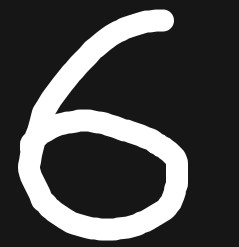
#> input picture data/custom_digits/meu_numero.jpeg, 239 x 247 px
$ python -i visao_computacional.py   (imports and definitions only)
#> lines starting #> are read from the running program, lines starting #| are printed output that depends on the picture; after the words box and inside, x2 and y2 are one past the last pixel; in counts of white or black regions, pixels touching at a corner belong together
"""
Pipeline canônico de pré-processamento de imagens para o padrão MNIST.

Reproduz fielmente a normalização adotada pelo dataset MNIST original
(LeCun et al., 1998): binarização → BBox crop → resize proporcional 20×20
→ centralização por centro de massa em canvas 28×28 → normalização [0, 1].

Módulo organizado em funções utilitárias isoladas e testáveis, encadeadas
pela função orquestradora `preprocessar_imagem_mnist`, com a função de
conveniência `processar_imagem_usuario` como ponto de entrada público
(compatível com o servidor MCP e o frontend Streamlit).

Dependências:
    opencv-python (cv2), numpy

Exemplo de uso:
    >>> import cv2
    >>> img = cv2.imread("digito.png")
    >>> from src.visao_computacional import processar_imagem_usuario
    >>> vetor = processar_imagem_usuario(img)  # np.ndarray (1, 784) float32
"""

from __future__ import annotations

import logging
from pathlib import Path
from typing import NamedTuple

import cv2
import numpy as np
from numpy.typing import NDArray

logger = logging.getLogger(__name__)

# ──────────────────────────────────────────────────────────────
# Tipos auxiliares
# ──────────────────────────────────────────────────────────────

# Imagem em escala de cinza: shape (H, W), dtype uint8
GrayImage = NDArray[np.uint8]

# Imagem colorida BGR: shape (H, W, 3), dtype uint8
ColorImage = NDArray[np.uint8]

# Entrada aceita por processar_imagem_usuario / preprocessar_imagem_mnist
EntradaImagem = str | Path | NDArray[np.uint8]


class BoundingBox(NamedTuple):
    """
    Caixa delimitadora (Bounding Box) de uma região de interesse.

    Attributes:
        min_row: Linha superior do recorte (inclusiva).
        max_row: Linha inferior do recorte (exclusiva).
        min_col: Coluna esquerda do recorte (inclusiva).
        max_col: Coluna direita do recorte (exclusiva).
        vazia:   True quando nenhum pixel de conteúdo foi detectado.
    """

    min_row: int
    max_row: int
    min_col: int
    max_col: int
    vazia: bool = False

    @property
    def altura(self) -> int:
        """Altura em pixels da bounding box."""
        return self.max_row - self.min_row

    @property
    def largura(self) -> int:
        """Largura em pixels da bounding box."""
        return self.max_col - self.min_col


# ──────────────────────────────────────────────────────────────
# Etapa 0 — Carregamento e conversão para escala de cinza
# ──────────────────────────────────────────────────────────────


def _carregar_imagem(entrada: EntradaImagem) -> GrayImage:
    """
    Carrega e converte a entrada para uma imagem em escala de cinza uint8.

    Aceita caminho de arquivo (str/Path), ndarray BGR (H, W, 3) ou ndarray
    já em cinza (H, W).

    Args:
        entrada: Caminho do arquivo de imagem, ndarray colorido (BGR) ou
                 ndarray em escala de cinza, todos com dtype uint8.

    Returns:
        Imagem em escala de cinza com shape (H, W) e dtype uint8.

    Raises:
        FileNotFoundError: Se ``entrada`` for um caminho e o arquivo não existir.
        ValueError: Se ``entrada`` for um ndarray com shape incompatível (ex:
                    mais de 3 canais ou array 1-D).
        TypeError: Se ``entrada`` não for str, Path nem ndarray.
    """
    if isinstance(entrada, (str, Path)):
        caminho = Path(entrada)
        if not caminho.is_file():
            raise FileNotFoundError(f"Arquivo de imagem não encontrado: {caminho}")
        img_bgr = cv2.imread(str(caminho))
        if img_bgr is None:
            raise ValueError(f"OpenCV não conseguiu decodificar o arquivo: {caminho}")
        return cv2.cvtColor(img_bgr, cv2.COLOR_BGR2GRAY)  # type: ignore[return-value]

    if isinstance(entrada, np.ndarray):
        if entrada.ndim == 2:
            return entrada.astype(np.uint8)
        if entrada.ndim == 3 and entrada.shape[2] == 3:
            return cv2.cvtColor(entrada, cv2.COLOR_BGR2GRAY)  # type: ignore[return-value]
        if entrada.ndim == 3 and entrada.shape[2] == 4:
            return cv2.cvtColor(entrada, cv2.COLOR_BGRA2GRAY)  # type: ignore[return-value]
        raise ValueError(
            f"ndarray com shape {entrada.shape} não suportado. "
            "Esperado (H, W) ou (H, W, 3) ou (H, W, 4)."
        )

    raise TypeError(
        f"Tipo de entrada não suportado: {type(entrada).__name__}. Use str, Path ou np.ndarray."
    )


def _garantir_fundo_preto(gray: GrayImage) -> GrayImage:
    """
    Garante convenção MNIST: dígito branco sobre fundo preto.

    Se a luminosidade média da imagem for maior que 127, presume-se que o
    fundo é claro (ex: canvas branco com traço escuro) e inverte os pixels.

    Args:
        gray: Imagem em escala de cinza, shape (H, W), dtype uint8.

    Returns:
        Imagem com fundo escuro e conteúdo claro, shape (H, W), dtype uint8.
    """
    if float(np.mean(gray)) > 127.0:
        return (255 - gray).astype(np.uint8)
    return gray


# ──────────────────────────────────────────────────────────────
# Etapa 1 — Extração da Bounding Box
# ──────────────────────────────────────────────────────────────


def extrair_bbox(
    gray: GrayImage,
    limiar_binarizacao: int = 20,
) -> BoundingBox:
    """
    Localiza a caixa delimitadora (Bounding Box) do conteúdo visível na imagem.

    A detecção é baseada em threshold binário + localização dos contornos
    externos, unindo todos eles em uma única BBox envolvente. Caso nenhum
    conteúdo seja detectado, retorna uma BoundingBox marcada como vazia.

    Args:
        gray: Imagem em escala de cinza com fundo preto e conteúdo claro,
              shape (H, W), dtype uint8.
        limiar_binarizacao: Valor mínimo de pixel (0–255) para ser
              considerado conteúdo. Padrão: 20 (elimina ruído leve).

    Returns:
        BoundingBox com as coordenadas do menor retângulo que envolve todo
        o conteúdo detectado. ``vazia=True`` quando nenhum pixel ativo
        for encontrado.

    Raises:
        ValueError: Se ``gray`` não for 2-D ou tiver dtype incompatível.

    Example:
        >>> bbox = extrair_bbox(gray_img)
        >>> if not bbox.vazia:
        ...     recorte = gray_img[bbox.min_row:bbox.max_row,
        ...                        bbox.min_col:bbox.max_col]
    """
    if gray.ndim != 2:
        raise ValueError(f"Esperado array 2-D (H, W), recebido shape {gray.shape}.")

    _, binarizada = cv2.threshold(gray, limiar_binarizacao, 255, cv2.THRESH_BINARY)
    contornos, _ = cv2.findContours(binarizada, cv2.RETR_EXTERNAL, cv2.CHAIN_APPROX_SIMPLE)

    if not contornos:
        logger.debug("[visao] Nenhum contorno detectado — imagem vazia.")
        return BoundingBox(0, gray.shape[0], 0, gray.shape[1], vazia=True)

    # Une todos os contornos em uma única BBox envolvente
    x_min = min(cv2.boundingRect(c)[0] for c in contornos)
    y_min = min(cv2.boundingRect(c)[1] for c in contornos)
    x_max = max(cv2.boundingRect(c)[0] + cv2.boundingRect(c)[2] for c in contornos)
    y_max = max(cv2.boundingRect(c)[1] + cv2.boundingRect(c)[3] for c in contornos)

    return BoundingBox(
        min_row=int(y_min),
        max_row=int(y_max),
        min_col=int(x_min),
        max_col=int(x_max),
        vazia=False,
    )


# ──────────────────────────────────────────────────────────────
# Etapa 2 — Redimensionamento proporcional para 20×20
# ──────────────────────────────────────────────────────────────


def redimensionar_com_proporcao(
    imagem: GrayImage,
    tamanho_alvo: int = 20,
    interpolacao: int = cv2.INTER_AREA,
) -> GrayImage:
    """
    Redimensiona a imagem preservando a proporção de aspecto (aspect ratio),
    de modo que o maior lado caiba exatamente em ``tamanho_alvo`` pixels.

    O lado menor é dimensionado proporcionalmente; nenhum padding é adicionado
    aqui (essa responsabilidade fica com ``aplicar_padding_centralizado``).

    Args:
        imagem: Recorte do dígito em escala de cinza, shape (H, W), dtype uint8.
                Nenhuma dimensão pode ser zero.
        tamanho_alvo: Valor máximo (em pixels) para o maior lado. Padrão: 20.
        interpolacao: Flag de interpolação do OpenCV. ``cv2.INTER_AREA`` é
                      recomendado para redução; ``cv2.INTER_LINEAR`` ou
                      ``cv2.INTER_CUBIC`` para ampliação. Padrão: INTER_AREA.

    Returns:
        Imagem redimensionada com shape (H', W') onde
        ``max(H', W') == tamanho_alvo``, dtype uint8.

    Raises:
        ValueError: Se alguma dimensão de ``imagem`` for zero ou se
                    ``tamanho_alvo`` for menor que 1.

    Example:
        >>> redimensionado = redimensionar_com_proporcao(recorte, tamanho_alvo=20)
        >>> assert max(redimensionado.shape) == 20
    """
    h, w = imagem.shape[:2]

    if h == 0 or w == 0:
        raise ValueError(
            f"Imagem com dimensão zero não pode ser redimensionada: shape={imagem.shape}."
        )
    if tamanho_alvo < 1:
        raise ValueError(f"tamanho_alvo deve ser >= 1, recebido: {tamanho_alvo}.")

    fator = float(tamanho_alvo) / float(max(h, w))
    nova_largura = max(1, int(round(w * fator)))
    nova_altura = max(1, int(round(h * fator)))

    redimensionado = cv2.resize(imagem, (nova_largura, nova_altura), interpolation=interpolacao)
    logger.debug(
        "[visao] Resize: (%d, %d) → (%d, %d) | fator=%.4f",
        h,
        w,
        nova_altura,
        nova_largura,
        fator,
    )
    return redimensionado  # type: ignore[return-value]


# ──────────────────────────────────────────────────────────────
# Etapa 3 — Padding e centralização em canvas 28×28
# ──────────────────────────────────────────────────────────────


def aplicar_padding_centralizado(
    imagem: GrayImage,
    tamanho_canvas: int = 28,
    usar_centro_massa: bool = True,
) -> GrayImage:
    """
    Insere a imagem em um canvas quadrado de zeros, centralizando o conteúdo.

    Suporta dois modos de centralização:

    - **Centro de massa** (padrão MNIST): calcula o centróide dos pixels
      ativos e desloca a imagem para que o centróide coincida com o centro
      geométrico do canvas (``tamanho_canvas // 2``).

    - **Centralização geométrica**: posiciona a imagem no centro do canvas
      ignorando a distribuição dos pixels.

    Args:
        imagem: Recorte já redimensionado (ex: resultado de
                ``redimensionar_com_proporcao``), shape (H', W'), dtype uint8.
                Deve caber dentro do canvas (H' ≤ tamanho_canvas e
                W' ≤ tamanho_canvas).
        tamanho_canvas: Lado do canvas quadrado de saída. Padrão: 28.
        usar_centro_massa: Se True, usa o centróide dos pixels ativos para
                alinhar o dígito (padrão MNIST original). Se False, usa
                centralização geométrica simples. Padrão: True.

    Returns:
        Canvas quadrado com shape (tamanho_canvas, tamanho_canvas), dtype uint8,
        com a imagem inserida e centralizada.

    Raises:
        ValueError: Se ``imagem`` for maior que o canvas em alguma dimensão.

    Example:
        >>> canvas = aplicar_padding_centralizado(redimensionado, tamanho_canvas=28)
        >>> assert canvas.shape == (28, 28)
    """
    h, w = imagem.shape[:2]

    if h > tamanho_canvas or w > tamanho_canvas:
        raise ValueError(
            f"Imagem ({h}×{w}) não cabe no canvas ({tamanho_canvas}×{tamanho_canvas}). "
            "Verifique o tamanho_alvo em redimensionar_com_proporcao."
        )

    canvas = np.zeros((tamanho_canvas, tamanho_canvas), dtype=np.uint8)
    centro = tamanho_canvas // 2  # ex.: 14 para canvas 28

    if usar_centro_massa:
        momentos = cv2.moments(imagem)
        if momentos["m00"] != 0:
            cx = int(round(momentos["m10"] / momentos["m00"]))
            cy = int(round(momentos["m01"] / momentos["m00"]))
        else:
            cx, cy = w // 2, h // 2
        shift_x = centro - cx
        shift_y = centro - cy
    else:
        # Centralização geométrica pura
        shift_x = (tamanho_canvas - w) // 2
        shift_y = (tamanho_canvas - h) // 2

    # Garante que a janela de destino não ultrapasse os limites do canvas
    # calculando a intersecção entre a região deslocada e [0, tamanho_canvas)
    dst_r0 = max(0, shift_y)
    dst_c0 = max(0, shift_x)
    dst_r1 = min(tamanho_canvas, shift_y + h)
    dst_c1 = min(tamanho_canvas, shift_x + w)

    # Região correspondente na imagem de origem
    src_r0 = dst_r0 - shift_y
    src_c0 = dst_c0 - shift_x
    src_r1 = src_r0 + (dst_r1 - dst_r0)
    src_c1 = src_c0 + (dst_c1 - dst_c0)

    canvas[dst_r0:dst_r1, dst_c0:dst_c1] = imagem[src_r0:src_r1, src_c0:src_c1]

    logger.debug(
        "[visao] Padding: imagem (%d×%d) → canvas (%d×%d) | shift=(%+d, %+d)",
        h,
        w,
        tamanho_canvas,
        tamanho_canvas,
        shift_x,
        shift_y,
    )
    return canvas


# ──────────────────────────────────────────────────────────────
# Etapa 4 — Normalização numérica
# ──────────────────────────────────────────────────────────────


def normalizar_imagem(
    imagem: GrayImage,
    intervalo_float: bool = True,
) -> NDArray[np.float32] | GrayImage:
    """
    Normaliza os valores de pixel da imagem.

    Args:
        imagem: Imagem uint8, shape (H, W).
        intervalo_float: Se True, converte para float32 no intervalo [0.0, 1.0].
                         Se False, retorna uint8 sem alteração. Padrão: True.

    Returns:
        - float32 (H, W) com valores em [0.0, 1.0] quando ``intervalo_float=True``.
        - uint8  (H, W) com valores em [0, 255]  quando ``intervalo_float=False``.
    """
    if intervalo_float:
        return imagem.astype(np.float32) / 255.0
    return imagem


# ──────────────────────────────────────────────────────────────
# Orquestradora — pipeline completo
# ──────────────────────────────────────────────────────────────


def preprocessar_imagem_mnist(
    entrada: EntradaImagem,
    tamanho_interno: int = 20,
    tamanho_canvas: int = 28,
    limiar_binarizacao: int = 20,
    usar_centro_massa: bool = True,
    normalizar: bool = True,
    retornar_achatado: bool = True,
) -> NDArray[np.float32]:
    """
    Pipeline canônico de normalização MNIST — função orquestradora principal.

    Encadeia as etapas:
      1. Carregar e converter para escala de cinza (``_carregar_imagem``).
      2. Garantir fundo preto / dígito branco (``_garantir_fundo_preto``).
      3. Calcular a Bounding Box e recortar o dígito (``extrair_bbox``).
      4. Redimensionar proporcionalmente para ``tamanho_interno``×``tamanho_interno``
         (``redimensionar_com_proporcao``).
      5. Centralizar por centro de massa em canvas ``tamanho_canvas``×``tamanho_canvas``
         (``aplicar_padding_centralizado``).
      6. Normalizar pixels para [0.0, 1.0] (``normalizar_imagem``).
      7. Achatar para vetor 1-D ou manter como matriz 2-D.

    Args:
        entrada: Caminho de arquivo (str/Path), ndarray BGR/GRAY (H, W[, C]),
                 dtype uint8.
        tamanho_interno: Lado máximo do dígito redimensionado antes do padding.
                         Padrão: 20 (padrão MNIST).
        tamanho_canvas: Lado do canvas de saída. Padrão: 28 (padrão MNIST).
        limiar_binarizacao: Threshold para detecção do dígito (0–255).
                            Padrão: 20.
        usar_centro_massa: Se True, centraliza pelo centróide dos pixels ativos.
                           Se False, usa centralização geométrica. Padrão: True.
        normalizar: Se True, retorna float32 em [0.0, 1.0].
                    Se False, retorna uint8 em [0, 255]. Padrão: True.
        retornar_achatado: Se True, achata a saída para shape (1, tamanho_canvas²).
                           Se False, mantém shape (tamanho_canvas, tamanho_canvas).
                           Padrão: True.

    Returns:
        - Se ``retornar_achatado=True``:  NDArray float32 shape (1, tamanho_canvas²),
          ex. (1, 784) para tamanho_canvas=28.
        - Se ``retornar_achatado=False``: NDArray float32 shape
          (tamanho_canvas, tamanho_canvas).
        Retorna vetor de zeros quando nenhum conteúdo é detectado.

    Raises:
        FileNotFoundError: Se ``entrada`` for um caminho de arquivo inexistente.
        ValueError: Se ``entrada`` for ndarray com shape incompatível.
        TypeError: Se ``entrada`` não for str, Path ou ndarray.

    Example:
        >>> vetor = preprocessar_imagem_mnist("digito.png")
        >>> vetor.shape
        (1, 784)

        >>> matriz = preprocessar_imagem_mnist(img_array, retornar_achatado=False)
        >>> matriz.shape
        (28, 28)
    """
    saida_vazia = np.zeros(
        (1, tamanho_canvas**2) if retornar_achatado else (tamanho_canvas, tamanho_canvas),
        dtype=np.float32,
    )

    # ── Etapa 0: carregamento e cinza ──────────────────────────
    try:
        gray = _carregar_imagem(entrada)
    except (FileNotFoundError, ValueError, TypeError):
        raise  # propaga sem silenciar

    # ── Etapa 1: fundo preto ───────────────────────────────────
    gray = _garantir_fundo_preto(gray)

    # ── Etapa 2: BBox ──────────────────────────────────────────
    bbox = extrair_bbox(gray, limiar_binarizacao=limiar_binarizacao)
    if bbox.vazia:
        logger.warning("[visao] Imagem sem conteúdo detectado — retornando zeros.")
        return saida_vazia

    recorte: GrayImage = gray[bbox.min_row : bbox.max_row, bbox.min_col : bbox.max_col]

    # Guarda para casos degenerados após o crop
    if recorte.size == 0:
        logger.warning("[visao] Recorte vazio após BBox — retornando zeros.")
        return saida_vazia

    # ── Etapa 3: resize proporcional ──────────────────────────
    try:
        redimensionado = redimensionar_com_proporcao(recorte, tamanho_alvo=tamanho_interno)
    except ValueError as exc:
        logger.error("[visao] Falha no resize: %s", exc)
        return saida_vazia

    # ── Etapa 4: padding e centralização ──────────────────────
    try:
        canvas = aplicar_padding_centralizado(
            redimensionado,
            tamanho_canvas=tamanho_canvas,
            usar_centro_massa=usar_centro_massa,
        )
    except ValueError as exc:
        logger.error("[visao] Falha no padding: %s", exc)
        return saida_vazia

    # ── Etapa 5: normalização e formato final ─────────────────
    resultado = normalizar_imagem(canvas, intervalo_float=normalizar)

    if retornar_achatado:
        return resultado.flatten().reshape(1, -1)  # type: ignore[return-value]
    return resultado  # type: ignore[return-value]


# ──────────────────────────────────────────────────────────────
# API pública — compatibilidade com MCP server e Frontend
# ──────────────────────────────────────────────────────────────


def processar_imagem_usuario(
    imagem_array: NDArray[np.uint8],
    usar_centro_massa: bool = True,
) -> NDArray[np.float32]:
    """
    Ponto de entrada público do pipeline MNIST para uso no servidor MCP
    e no painel de laboratório de visão do Streamlit.

    Delega integralmente para ``preprocessar_imagem_mnist`` com os
    parâmetros canônicos do MNIST (20×20 interno → canvas 28×28).

    Args:
        imagem_array: Imagem recebida da UI ou decodificada de Base64.
                      Aceita BGR (H, W, 3) ou escala de cinza (H, W),
                      dtype uint8. Dígito pode estar em fundo claro ou escuro.
        usar_centro_massa: Se True (padrão), centraliza o dígito pelo
                      centróide dos pixels, replicando o comportamento
                      do dataset MNIST original.

    Returns:
        NDArray float32, shape (1, 784), com valores em [0.0, 1.0],
        pronto para inferência por qualquer modelo da plataforma.
        Retorna vetor de zeros quando nenhum dígito é detectado
        (ex.: canvas em branco enviado pelo usuário).

    Example:
        >>> import cv2, base64, numpy as np
        >>> img_bytes = base64.b64decode(imagem_base64)
        >>> img_array = np.frombuffer(img_bytes, dtype=np.uint8)
        >>> img = cv2.imdecode(img_array, cv2.IMREAD_COLOR)
        >>> vetor = processar_imagem_usuario(img)
        >>> vetor.shape
        (1, 784)
    """
    return preprocessar_imagem_mnist(
        entrada=imagem_array,
        tamanho_interno=20,
        tamanho_canvas=28,
        limiar_binarizacao=20,
        usar_centro_massa=usar_centro_massa,
        normalizar=True,
        retornar_achatado=True,
    )

>>> import cv2
>>> picture = cv2.imread('../data/custom_digits/meu_numero.jpeg')
#> picture is the input picture: shape (247, 239, 3); min 10, max 255, mean 72.9
>>> result = processar_imagem_usuario(picture)
#> in extrair_bbox, `_, binarizada = cv2.threshold(gray, limiar_binarizacao, 255, cv2.THRES..`:
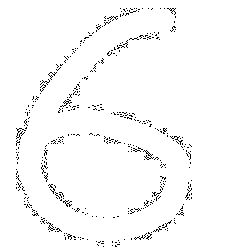
#> binarizada: shape (247, 239); 97.6% white; black in thin lines or dots, all inside (x1, y1, x2, y2) = (16, 8, 192, 247)
#> in extrair_bbox, `contornos, _ = cv2.findContours(binarizada, cv2.RETR_EXTERNAL, cv2.CHA..`: contornos = 1 contour; box (x1, y1, x2, y2) and area: (0, 0, 239, 247) 58544
#> in extrair_bbox, `x_min = min(cv2.boundingRect(c)[0] for c in contornos)`: x_min = 0
#> in extrair_bbox, `x_max = max(cv2.boundingRect(c)[0] + cv2.boundingRect(c)[2] for c in c..`: x_max = 239
#> in extrair_bbox, `y_max = max(cv2.boundingRect(c)[1] + cv2.boundingRect(c)[3] for c in c..`: y_max = 247
#> in preprocessar_imagem_mnist, `bbox = extrair_bbox(gray, limiar_binarizacao=limiar_binarizacao)`: bbox = (0, 247, 0, 239, False)
#> in aplicar_padding_centralizado, `momentos = cv2.moments(imagem)`: momentos = moments, m00 27710, centre m10/m00, m01/m00 = (7.94, 10.39)
#> in aplicar_padding_centralizado, `cx = int(round(momentos["m10"] / momentos["m00"]))`: cx = 8
#> in aplicar_padding_centralizado, `cy = int(round(momentos["m01"] / momentos["m00"]))`: cy = 10
#> in aplicar_padding_centralizado, `shift_x = centro - cx`: shift_x = 6
#> in aplicar_padding_centralizado, `shift_y = centro - cy`: shift_y = 4
#> in aplicar_padding_centralizado, `dst_c0 = max(0, shift_x)`: dst_c0 = 6
#> in aplicar_padding_centralizado, `dst_r1 = min(tamanho_canvas, shift_y + h)`: dst_r1 = 24
#> in aplicar_padding_centralizado, `dst_c1 = min(tamanho_canvas, shift_x + w)`: dst_c1 = 25
#> in aplicar_padding_centralizado, `src_r0 = dst_r0 - shift_y`: src_r0 = 0
#> in aplicar_padding_centralizado, `src_r1 = src_r0 + (dst_r1 - dst_r0)`: src_r1 = 20
#> in aplicar_padding_centralizado, `src_c1 = src_c0 + (dst_c1 - dst_c0)`: src_c1 = 19
#> in aplicar_padding_centralizado, `canvas[dst_r0:dst_r1, dst_c0:dst_c1] = imagem[src_r0:src_r1, src_c0:sr..`:
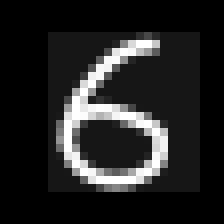
#> canvas: shape (28, 28) (shown 8 times larger); min 0, max 255, mean 35.3
